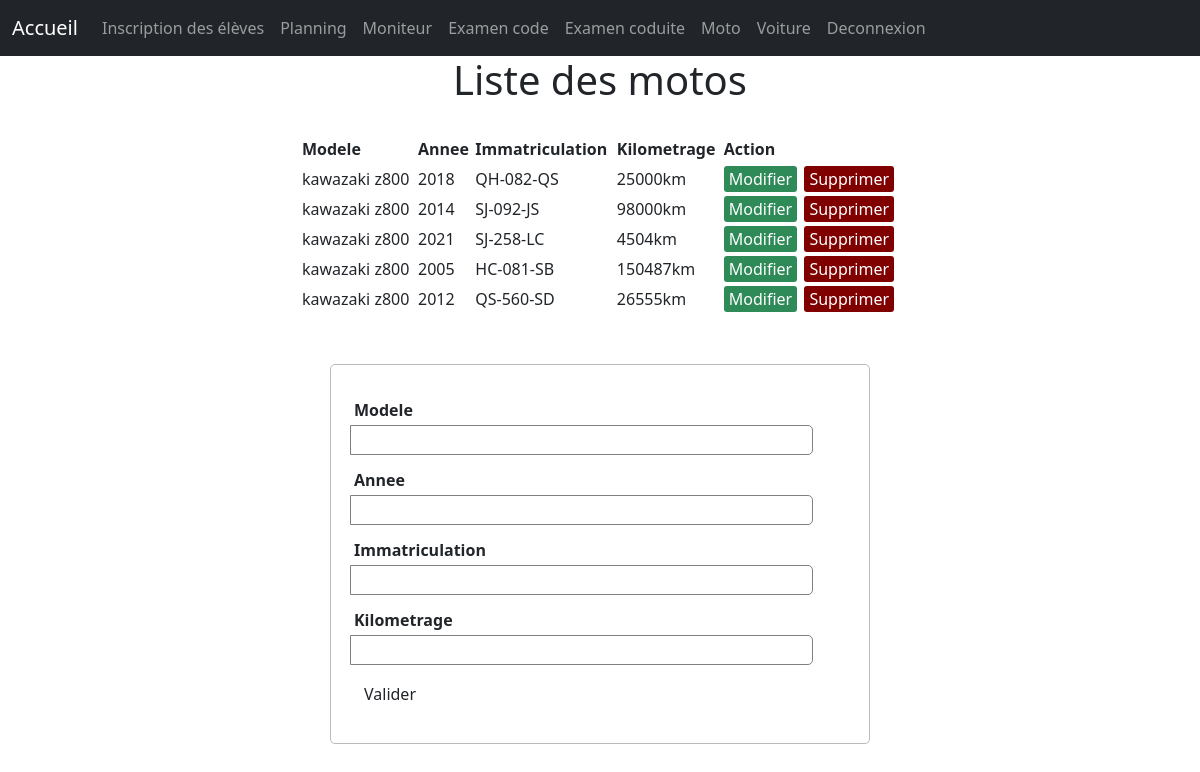
Page /moto/moto1.php (signed in) on the committed database.
### tables this page shows
CREATE TABLE IF NOT EXISTS `moto` (
  `id` int(11) NOT NULL AUTO_INCREMENT,
  `modele` varchar(255) NOT NULL,
  `annee` varchar(255) NOT NULL,
  `immatriculation` varchar(10) NOT NULL,
  `kilometrage` varchar(255) NOT NULL,
  PRIMARY KEY (`id`)
);

### moto/server3.php (called while the page is built, shortened)
<?php
		$modele = "";
		$annee = "";
		$immatriculation = "";
		$kilometrage = "";
		$id = 0;
		$edit_state = false;
		$pdo = new PDO("mysql:dbname=inscription_candidat;host=localhost","root","");
$results = $pdo->query( "SELECT * FROM moto");
?>

### moto/moto1.php (the view, shortened to what this page needs)
<?php include('server3.php');
?>
<html>
<head>
	<link rel="stylesheet" type="text/css" href="style3.css">
	<link href="https://cdn.jsdelivr.net/npm/bootstrap@5.0.0-beta3/dist/css/bootstrap.min.css" rel="stylesheet">
</head>
<body >
    <nav class="navbar navbar-expand-lg navbar-dark bg-dark">
        <div class="container-fluid">
          <a class="navbar-brand" href="../accueil.php">Accueil</a>
          <div class="collapse navbar-collapse" id="navbarNav">
            <ul class="navbar-nav">
              <li class="nav-item">
                <a class="nav-link " href="../eleve/eleve1.php">Inscription des élèves </a>
              </li>
              <li class="nav-item">
                <a class="nav-link" href="../planning/planning1.php">Planning </a>
              </li>
              <li class="nav-item">
                <a class="nav-link" href="../moniteur/index1.php">Moniteur</a>
              </li>
              <li class="nav-item">
                <a class="nav-link" href="../code/code1.php">Examen code</a>
              </li>
              <li class="nav-item">
                <a class="nav-link" href="../conduite/conduite1.php">Examen coduite </a>
              </li>
              <li class="nav-item">
                <a class="nav-link" href="../moto/moto1.php">Moto</a>
              </li>
              <li class="nav-item">
                <a class="nav-link" href="../voiture/voiture1.php">Voiture</a>
              </li>
              <li class="nav-item">
                <a class="nav-link" href="../login/logout.php">Deconnexion</a>
              </li>
            </ul>
          </div>
        </div>
      </nav>
<center> <strong><h1> Liste des motos </h1></srong> </center>
<table>
	<thead>
		<tr>
			<th>Modele</th>
			<th>Annee</th>
			<th>Immatriculation</th>
			<th>Kilometrage</th>
			<th colspan="4">Action</th>
		</tr>
	</thead>
	<tbody>
	<?php while ($row = $results->fetch()) { ?>
	<tr>
	<td><?php echo $row['modele']; ?> </td>
	<td><?php echo $row['annee']; ?> </td>
	<td><?php echo $row['immatriculation']; ?> </td>
	<td><?php echo $row['kilometrage']; ?> </td>
	<td>
	    <a class="edit_btn" href="moto1.php?edit=<?php echo $row['id']; ?>">Modifier</a>
	</td>
	<td>
	<a class="del_btn" href="server3.php?del=<?php echo $row['id']; ?>">Supprimer</a>
	</td>
	</tr>
<?php } ?>
</tbody>
</table>
<form method="post" action="server3.php" >
<imput type="hidden" name="id" value="<?php echo $id; ?>">
		<div class="input-group">
			<label>Modele</label>
			<input type="text" required="required" name="modele" value="<?php echo $modele; ?>">
		</div>
		<div class="input-group">
			<label>Annee</label>
			<input type="text" required="required" name="annee" value="<?php echo $annee; ?>">
		</div>
		<div class="input-group">
			<label>Immatriculation</label>
			<input type="text" required="required" name="immatriculation" value="<?php echo $immatriculation; ?>">
		</div>
<div class="input-group">
			<label>Kilometrage</label>
			<input type="text"required="required" name="kilometrage" value="<?php echo $kilometrage; ?>">
		</div>
		<div class="input-group">
		<?php if ($edit_state == false): ?>
			<button type="submit" name="save" class="btn"  >Valider</button>
			<?php else: ?>
				<button type="submit" name="update" class="btn">Modifier</button>
				<?php endif ?>
		</div>
	</form>
</body>
</html>

### moto/style3.css (style rules this page uses)
body { font-size: 19px; }
table { width: 50%; margin: 30px auto; border-collapse: collapse; text-align: left; }
tr { border-bottom: 1px solid #cbcbcb; }
th, td { border: none; height: 30px; padding: 2px; }
form { width: 45%; margin: 50px auto; text-align: left; padding: 20px; border: 1px solid #bbbbbb; border-radius: 5px; }
.input-group { margin: 10px 0px 10px 0px; }
.input-group label { display: block; text-align: left; margin: 3px; }
.input-group input { height: 30px; width: 93%; padding: 5px 10px; font-size: 16px; border-radius: 5px; border: 1px solid gray; }
.btn { padding: 10px; font-size: 15px; color: white; background: #5F9EA0; border: none; border-radius: 5px; }
.edit_btn { text-decoration: none; padding: 2px 5px; background: #2E8B57; color: white; border-radius: 3px; }
.del_btn { text-decoration: none; padding: 2px 5px; color: white; border-radius: 3px; background: #800000; }

### rows in the picture
moto: modele "kawazaki z800", annee "2018", immatriculation "QH-082-QS", kilometrage "25000km"
moto: modele "kawazaki z800", annee "2014", immatriculation "SJ-092-JS", kilometrage "98000km"
moto: modele "kawazaki z800", annee "2021", immatriculation "SJ-258-LC", kilometrage "4504km"
moto: modele "kawazaki z800", annee "2005", immatriculation "HC-081-SB", kilometrage "150487km"
moto: modele "kawazaki z800", annee "2012", immatriculation "QS-560-SD", kilometrage "26555km"
